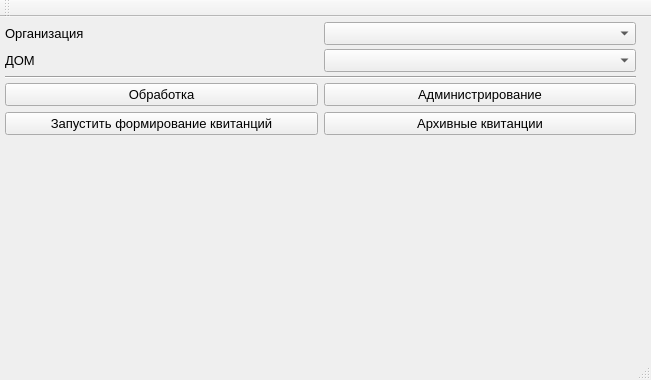
<?xml version="1.0" encoding="UTF-8"?>
<ui version="4.0">
 <class>MainWindow</class>
 <widget class="QMainWindow" name="MainWindow">
  <property name="geometry">
   <rect>
    <x>0</x>
    <y>0</y>
    <width>651</width>
    <height>380</height>
   </rect>
  </property>
  <property name="windowTitle">
   <string>ЖСК-Квитанция 1.5.0</string>
  </property>
  <property name="windowIcon">
   <iconset resource="qrc.qrc">
    <normaloff>:/ico/cash_register_6356.ico</normaloff>:/ico/cash_register_6356.ico</iconset>
  </property>
  <widget class="QWidget" name="centralWidget">
   <widget class="QWidget" name="verticalLayoutWidget">
    <property name="geometry">
     <rect>
      <x>0</x>
      <y>0</y>
      <width>641</width>
      <height>311</height>
     </rect>
    </property>
    <layout class="QVBoxLayout" name="verticalLayout" stretch="0,0,0,0,0">
     <property name="spacing">
      <number>4</number>
     </property>
     <property name="sizeConstraint">
      <enum>QLayout::SetMaximumSize</enum>
     </property>
     <property name="leftMargin">
      <number>5</number>
     </property>
     <property name="topMargin">
      <number>5</number>
     </property>
     <property name="rightMargin">
      <number>5</number>
     </property>
     <property name="bottomMargin">
      <number>0</number>
     </property>
     <item>
      <layout class="QHBoxLayout" name="horizontalLayout_3">
       <item>
        <widget class="QLabel" name="label">
         <property name="font">
          <font>
           <family>Arial</family>
           <pointsize>10</pointsize>
          </font>
         </property>
         <property name="text">
          <string>Организация</string>
         </property>
        </widget>
       </item>
       <item>
        <widget class="QComboBox" name="cmBx_Org">
         <property name="font">
          <font>
           <family>Arial</family>
           <pointsize>10</pointsize>
          </font>
         </property>
        </widget>
       </item>
      </layout>
     </item>
     <item>
      <layout class="QHBoxLayout" name="horizontalLayout_4">
       <item>
        <widget class="QLabel" name="label_2">
         <property name="font">
          <font>
           <family>Arial</family>
           <pointsize>10</pointsize>
          </font>
         </property>
         <property name="text">
          <string>ДОМ</string>
         </property>
        </widget>
       </item>
       <item>
        <widget class="QComboBox" name="cmBx_Home">
         <property name="font">
          <font>
           <family>Arial</family>
           <pointsize>10</pointsize>
          </font>
         </property>
         <property name="modelColumn">
          <number>0</number>
         </property>
        </widget>
       </item>
      </layout>
     </item>
     <item>
      <widget class="Line" name="line">
       <property name="frameShadow">
        <enum>QFrame::Sunken</enum>
       </property>
       <property name="lineWidth">
        <number>1</number>
       </property>
       <property name="orientation">
        <enum>Qt::Horizontal</enum>
       </property>
      </widget>
     </item>
     <item>
      <layout class="QHBoxLayout" name="horizontalLayout">
       <item>
        <layout class="QVBoxLayout" name="verticalLayout_2">
         <item>
          <widget class="QPushButton" name="pBtnOper">
           <property name="font">
            <font>
             <family>Arial</family>
             <pointsize>10</pointsize>
            </font>
           </property>
           <property name="text">
            <string>Обработка</string>
           </property>
          </widget>
         </item>
         <item>
          <widget class="QPushButton" name="pBtnPrint">
           <property name="sizePolicy">
            <sizepolicy hsizetype="Expanding" vsizetype="Fixed">
             <horstretch>0</horstretch>
             <verstretch>0</verstretch>
            </sizepolicy>
           </property>
           <property name="font">
            <font>
             <family>Arial</family>
             <pointsize>10</pointsize>
            </font>
           </property>
           <property name="text">
            <string>Запустить формирование квитанций</string>
           </property>
          </widget>
         </item>
        </layout>
       </item>
       <item>
        <layout class="QVBoxLayout" name="verticalLayout_3">
         <item>
          <widget class="QPushButton" name="pBtnAdmin">
           <property name="sizePolicy">
            <sizepolicy hsizetype="Minimum" vsizetype="Fixed">
             <horstretch>0</horstretch>
             <verstretch>0</verstretch>
            </sizepolicy>
           </property>
           <property name="font">
            <font>
             <family>Arial</family>
             <pointsize>10</pointsize>
            </font>
           </property>
           <property name="text">
            <string>Администрирование</string>
           </property>
          </widget>
         </item>
         <item>
          <widget class="QPushButton" name="pBtn_ArhivBlank">
           <property name="sizePolicy">
            <sizepolicy hsizetype="Expanding" vsizetype="Fixed">
             <horstretch>0</horstretch>
             <verstretch>0</verstretch>
            </sizepolicy>
           </property>
           <property name="font">
            <font>
             <family>Arial</family>
             <pointsize>10</pointsize>
            </font>
           </property>
           <property name="text">
            <string>Архивные квитанции</string>
           </property>
          </widget>
         </item>
        </layout>
       </item>
      </layout>
     </item>
     <item>
      <spacer name="verticalSpacer">
       <property name="orientation">
        <enum>Qt::Vertical</enum>
       </property>
       <property name="sizeHint" stdset="0">
        <size>
         <width>20</width>
         <height>20</height>
        </size>
       </property>
      </spacer>
     </item>
    </layout>
   </widget>
  </widget>
  <widget class="QMenuBar" name="menuBar">
   <property name="geometry">
    <rect>
     <x>0</x>
     <y>0</y>
     <width>651</width>
     <height>21</height>
    </rect>
   </property>
  </widget>
  <widget class="QToolBar" name="mainToolBar">
   <attribute name="toolBarArea">
    <enum>TopToolBarArea</enum>
   </attribute>
   <attribute name="toolBarBreak">
    <bool>false</bool>
   </attribute>
  </widget>
  <widget class="QStatusBar" name="statusBar"/>
 </widget>
 <layoutdefault spacing="6" margin="11"/>
 <resources>
  <include location="qrc.qrc"/>
 </resources>
 <connections/>
</ui>
